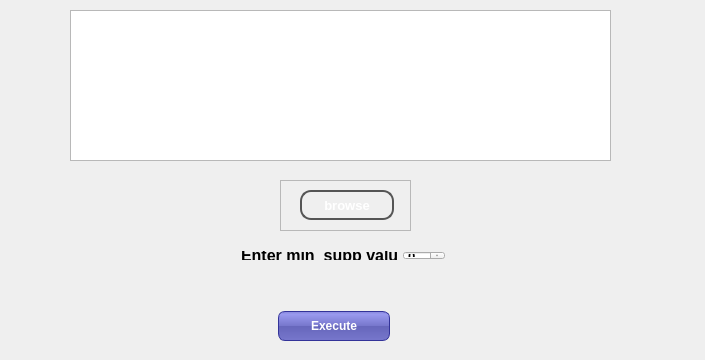
<?xml version="1.0" encoding="UTF-8"?>
<ui version="4.0">
 <class>RarePattern</class>
 <widget class="QWidget" name="RarePattern">
  <property name="geometry">
   <rect>
    <x>0</x>
    <y>0</y>
    <width>705</width>
    <height>360</height>
   </rect>
  </property>
  <property name="windowTitle">
   <string>RarePattern</string>
  </property>
  <property name="styleSheet">
   <string notr="true">QPushButton#bExecute {
color: white;
background-color: QLinearGradient( x1: 0, y1: 0, x2: 0, y2: 1, stop: 0 #88d, stop: 0.1 #99e, stop: 0.49 #77c, stop: 0.5 #66b, stop: 1 #77c);
border-width: 1px;
border-color: #339;
border-style: solid;
border-radius: 7;
padding: 3px;
font-weight: bold;
font-size: 12px;
padding-left: 5px;
padding-right: 5px;
min-width: 100px;
max-width: 200px;
min-height: 22px;
max-height: 25px;
}

QPushButton#bConfirm {
color: white;
border: 2px solid #555;
border-radius: 11px;
padding: 5px;
background: qradialgradient(cx: 0.3, cy: -0.4,
fx: 0.3, fy: -0.4,
radius: 1.35, stop: 0 #fff, stop: 1 #333);
max-width: 80px;
min-width: 80px;
}

QPushButton#bReset {
color: white;
border: 2px solid #555;
border-radius: 11px;
padding: 5px;
background: qradialgradient(cx: 0.3, cy: -0.4,
fx: 0.3, fy: -0.4,
radius: 1.35, stop: 0 #fff, stop: 1 #333);
max-width: 80px;
min-width: 80px;
}</string>
  </property>
  <widget class="QWidget" name="horizontalLayoutWidget">
   <property name="geometry">
    <rect>
     <x>20</x>
     <y>300</y>
     <width>381</width>
     <height>51</height>
    </rect>
   </property>
   <layout class="QHBoxLayout" name="horizontalLayout">
    <item>
     <spacer name="horizontalSpacer">
      <property name="orientation">
       <enum>Qt::Horizontal</enum>
      </property>
      <property name="sizeHint" stdset="0">
       <size>
        <width>488</width>
        <height>20</height>
       </size>
      </property>
     </spacer>
    </item>
    <item>
     <widget class="QPushButton" name="bExecute">
      <property name="cursor">
       <cursorShape>PointingHandCursor</cursorShape>
      </property>
      <property name="styleSheet">
       <string notr="true"/>
      </property>
      <property name="text">
       <string>Execute</string>
      </property>
     </widget>
    </item>
   </layout>
  </widget>
  <widget class="QWidget" name="horizontalLayoutWidget_2">
   <property name="geometry">
    <rect>
     <x>230</x>
     <y>240</y>
     <width>226</width>
     <height>31</height>
    </rect>
   </property>
   <layout class="QHBoxLayout" name="horizontalLayout_2">
    <item>
     <widget class="QLabel" name="label">
      <property name="font">
       <font>
        <pointsize>12</pointsize>
        <weight>75</weight>
        <bold>true</bold>
       </font>
      </property>
      <property name="text">
       <string>Enter min_supp value</string>
      </property>
     </widget>
    </item>
    <item>
     <widget class="QSpinBox" name="spinBox">
      <property name="font">
       <font>
        <pointsize>10</pointsize>
        <weight>75</weight>
        <bold>true</bold>
       </font>
      </property>
     </widget>
    </item>
   </layout>
  </widget>
  <widget class="QListWidget" name="listWidget">
   <property name="geometry">
    <rect>
     <x>70</x>
     <y>10</y>
     <width>541</width>
     <height>151</height>
    </rect>
   </property>
  </widget>
  <widget class="QFrame" name="frame">
   <property name="geometry">
    <rect>
     <x>280</x>
     <y>180</y>
     <width>131</width>
     <height>51</height>
    </rect>
   </property>
   <property name="styleSheet">
    <string notr="true"/>
   </property>
   <property name="frameShape">
    <enum>QFrame::StyledPanel</enum>
   </property>
   <property name="frameShadow">
    <enum>QFrame::Sunken</enum>
   </property>
   <widget class="QPushButton" name="bConfirm">
    <property name="geometry">
     <rect>
      <x>20</x>
      <y>10</y>
      <width>94</width>
      <height>30</height>
     </rect>
    </property>
    <property name="font">
     <font>
      <pointsize>10</pointsize>
      <weight>75</weight>
      <bold>true</bold>
     </font>
    </property>
    <property name="cursor">
     <cursorShape>PointingHandCursor</cursorShape>
    </property>
    <property name="text">
     <string>browse</string>
    </property>
   </widget>
  </widget>
 </widget>
 <layoutdefault spacing="6" margin="11"/>
 <resources/>
 <connections/>
</ui>
